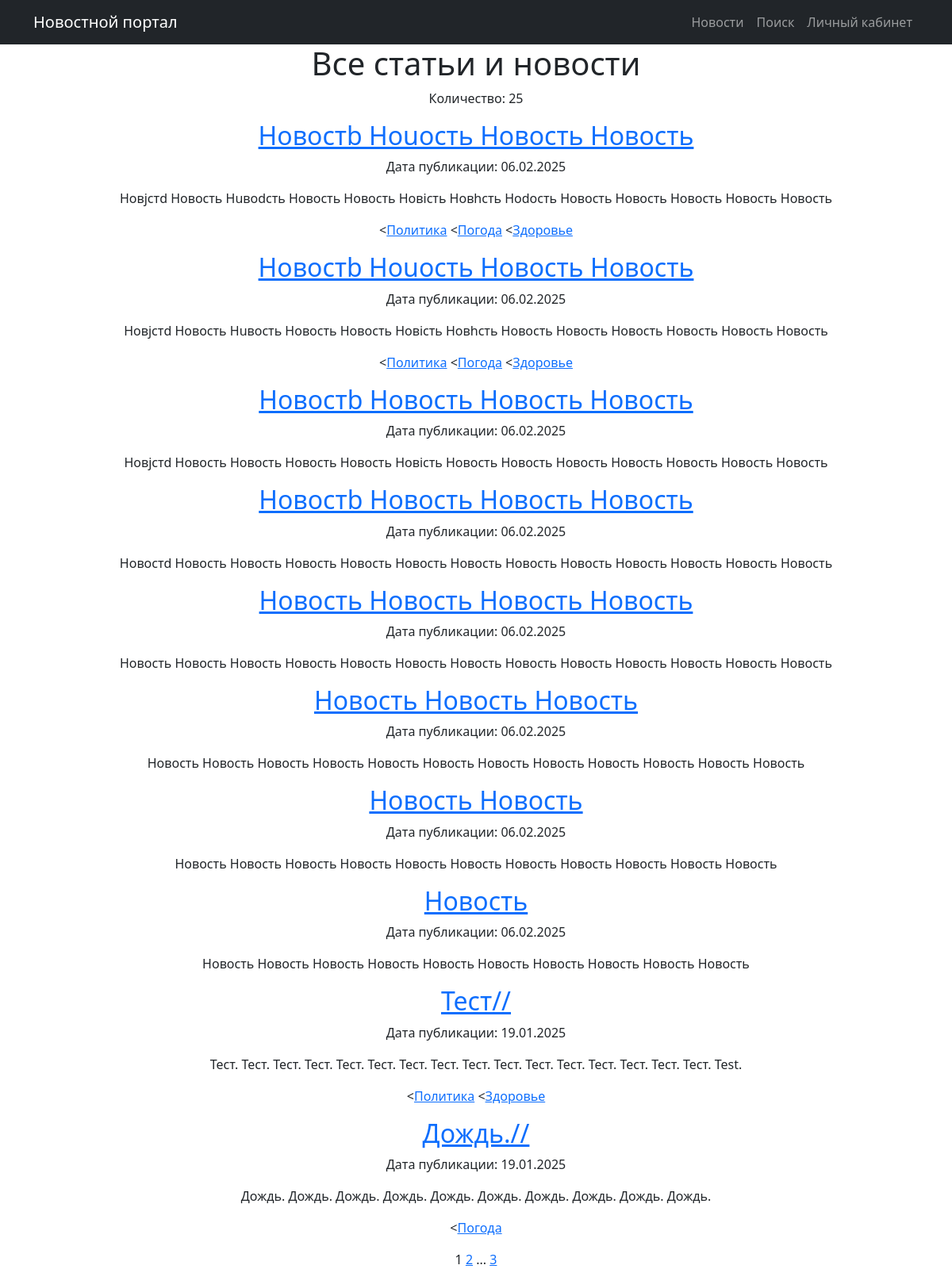
/posts/, run on the app's committed database.
### news/models.py (models this page shows, shortened)
class Post(models.Model):
    author = models.ForeignKey(Author, on_delete=models.CASCADE, related_name="posts")
    post_type = models.CharField(max_length=2, choices=POST_TYPES, default=article)
    created_at = models.DateTimeField(auto_now_add=True)
    categories = models.ManyToManyField(Category, through='PostCategory', related_name="posts")
    title = models.CharField(max_length=128)
    content = models.TextField()
    rating = models.IntegerField(default=0)

class Category(models.Model):
    name = models.CharField(max_length=64, unique=True)
    subscribers = models.ManyToManyField(User, related_name='subscribers')

### news/views.py (the view)
# urls.py: path('posts/', NewsList.as_view(), name='news_list'),
class NewsList(ListView):
    model = Post
    ordering = '-created_at'
    template_name = 'post/news.html'
    context_object_name = 'posts'
    paginate_by = 10
    def get_context_data(self, **kwargs):
        context = super().get_context_data(**kwargs)
        context['total_news_count'] = Post.objects.count()
        return context

### news/templatetags/custom_filters.py (called while the page is built)
@register.filter()
def censor(value):
    if not isinstance(value, str):
        raise TypeError("Фильтр 'censor' может применяться только к строкам.")
    for words in unwanted_words:
        value = value.replace(words[1:], '*' * len(words[1:]))
    return value

### templates/post/news.html (shortened to what this page needs)
{% extends 'flatpages/default.html' %}
{% load custom_filters %}
{% block content %}
<h1>Все статьи и новости</h1>
<p>Количество: {{ total_news_count }}</p>
    {% for post in posts %}
        <h2><a href="{% url 'news_detail' post.id %}">{{post.title|censor}}</a></h2>
        <p>Дата публикации: {{post.created_at|date:"d.m.Y"}}</p>
        <p>{{post.content|truncatewords:20|censor}}</p>
        <p>
        {% for c in post.categories.all%}
            <<a href="{% url 'news_category' c.id %}">{{ c.name }}</a>
        {% endfor %}
        </p>
    {% endfor %}
   {{ page_obj.number }}
   {% if page_obj.has_next %}
       <a href="?page={{ page_obj.next_page_number }}">{{ page_obj.next_page_number }}</a>
       {% if paginator.num_pages != page_obj.next_page_number %}
           ...
           <a href="?page={{ page_obj.paginator.num_pages }}">{{ page_obj.paginator.num_pages }}</a>
       {% endif %}
   {% endif %}
{% endblock content %}

### data on the page
Post: title|censor "Новостb Ноuость Новость Новость", created_at "06.02.2025", content|censor "Новjстd Новость Нuвоdсть Новость Новость Новiсть Новhсть Ноdость Новость Новость Новость Новость Новость"
Category: name "Политика"
Category: name "Погода"
Category: name "Здоровье"
Post: title|censor "Новостb Ноuость Новость Новость", created_at "06.02.2025", content|censor "Новjстd Новость Нuвость Новость Новость Новiсть Новhсть Новость Новость Новость Новость Новость Новость"
Post: title|censor "Новостb Новость Новость Новость", created_at "06.02.2025", content|censor "Новjстd Новость Новость Новость Новость Новiсть Новость Новость Новость Новость Новость Новость Новость"
Post: title|censor "Новостb Новость Новость Новость", created_at "06.02.2025", content|censor "Новостd Новость Новость Новость Новость Новость Новость Новость Новость Новость Новость Новость Новость"
Post: title|censor "Новость Новость Новость Новость", created_at "06.02.2025", content|censor "Новость Новость Новость Новость Новость Новость Новость Новость Новость Новость Новость Новость Новость"
Post: title|censor "Новость Новость Новость", created_at "06.02.2025", content|censor "Новость Новость Новость Новость Новость Новость Новость Новость Новость Новость Новость Новость"
Post: title|censor "Новость Новость", created_at "06.02.2025", content|censor "Новость Новость Новость Новость Новость Новость Новость Новость Новость Новость Новость"
Post: title|censor "Новость", created_at "06.02.2025", content|censor "Новость Новость Новость Новость Новость Новость Новость Новость Новость Новость"
Post: title|censor "Тест//", created_at "19.01.2025", content|censor "Тест. Тест. Тест. Тест. Тест. Тест. Тест. Тест. Тест. Тест. Тест. Тест. Тест. Тест. Тест. Тест. Test."
Post: title|censor "Дождь.//", created_at "19.01.2025", content|censor "Дождь. Дождь. Дождь. Дождь. Дождь. Дождь. Дождь. Дождь. Дождь. Дождь."

### other printed values
{{ total_news_count }} "25"
{{ page_obj.number }} "1"
{{ page_obj.next_page_number }} "2"
{{ page_obj.paginator.num_pages }} "3"
